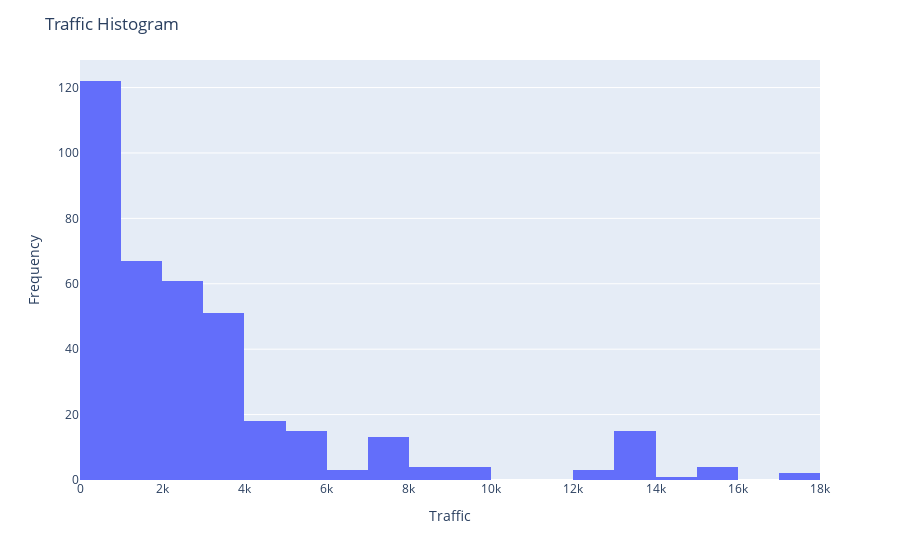

Notebook code cell kept with this figure:
### Code cell
import plotly.express as px

# Create a histogram of the "Traffic" column
fig = px.histogram(filtered_bridges, x='Traffic', nbins=20, labels={
                   'Traffic': 'Traffic', 'count': 'Frequency'})

# Update layout
fig.update_layout(title='Traffic Histogram',
                  xaxis_title='Traffic', yaxis_title='Frequency')

# Show the plot
fig.show()

### Figure 1 — Plotly figure (JSON) as saved in the notebook; plotly's stock layout.template omitted (floating-point values rounded to 4 significant figures; data arrays with more than 128 entries replaced by an {"elided": "..."} marker saying what was removed)
{"data": [{"alignmentgroup": "True", "bingroup": "x", "hovertemplate": "Traffic=%{x}<br>count=%{y}<extra></extra>", "legendgroup": "", "marker": {"color": "#636efa", "pattern": {"shape": ""}}, "name": "", "nbinsx": 20, "offsetgroup": "", "orientation": "v", "showlegend": false, "type": "histogram", "x": {"elided": "383 int values"}, "xaxis": "x", "yaxis": "y"}], "layout": {"barmode": "relative", "legend": {"tracegroupgap": 0}, "margin": {"t": 60}, "title": {"text": "Traffic Histogram"}, "xaxis": {"anchor": "y", "domain": [0, 1], "title": {"text": "Traffic"}}, "yaxis": {"anchor": "x", "domain": [0, 1], "title": {"text": "Frequency"}}}}
